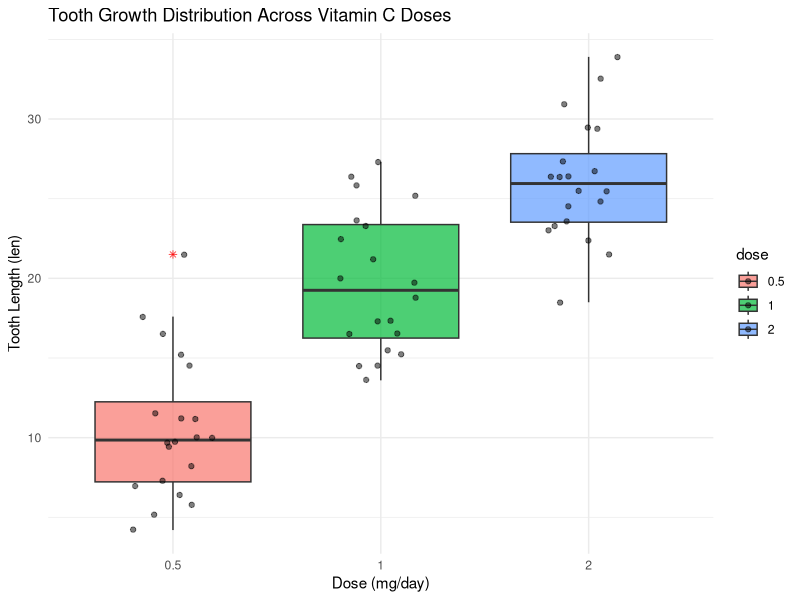
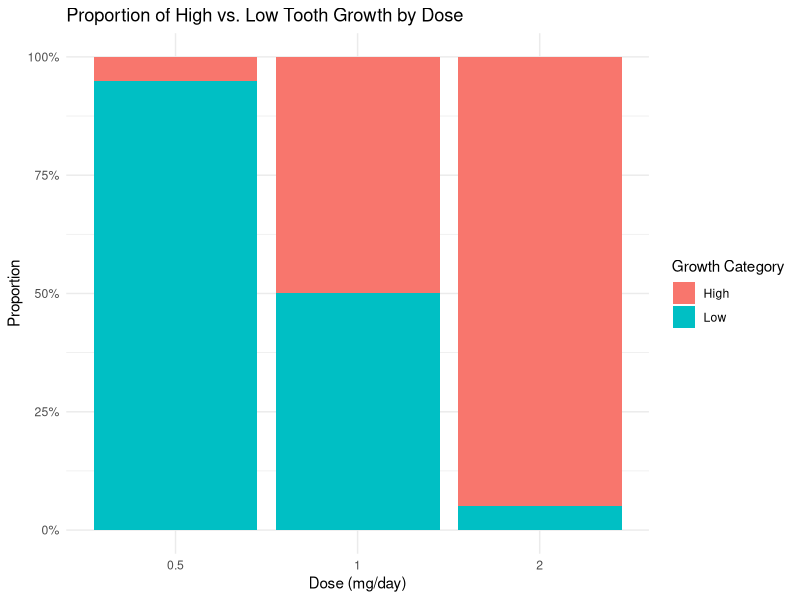

These charts were generated, in order, by the following R code:
# LOADING THE REQUIRED LIBRARIES
library(readr)
library(ggplot2)
library(dplyr)
library(tidyr)

# LOADING THE DATASET
data(ToothGrowth)
ToothGrowth

#INSPECTING THE DATASET
View(ToothGrowth)
glimpse(ToothGrowth)
summary(ToothGrowth)

# The dataset has three variables, len which represents Tooth length, supp which
# represents Supplement type and dose which represents Dose in milligrams per day

# CHANGING THE dose VARIABLE TO A FACTOR
ToothGrowth$dose <- as.factor(ToothGrowth$dose)

# len is a continuous variable
# supp is a categorical variable
# dose is a categorical variable

# looking for missing values in the dataset
colSums(is.na(ToothGrowth))

# QUESTION ONE
# Do guinea pigs receiving doses of 0.5 and 2 mg/day differ in mean 
# tooth-growth measurement?

# The response variable in this question is len (tooth-growth measurement)
# len is continuous

# The explanatory variable in this question is dose
# dose is categorical

# stating the hypotheses

# Null hypothesis
# There is no difference in mean tooth-growth measurement between 
# guinea pigs receiving a 0.5 mg/day dose and those receiving a 2 mg/day dose

# Alternative hypothesis
# There is a difference in mean tooth-growth measurement between 
# guinea pigs receiving a 0.5 mg/day dose and those receiving a 2 mg/day dose

# Statistical Test
# An independent two-sample t-test
# This test is suitable because we are comparing the means of a 
# continuous response variable between exactly two independent categorical groups

# Subset data for only 0.5 and 2.0 mg/day doses
q1_data <- subset(ToothGrowth, dose %in% c(0.5, 2.0))
q1_data$dose <- droplevels(q1_data$dose)

# Descriptive summaries
tapply(q1_data$len, q1_data$dose, summary)
tapply(q1_data$len, q1_data$dose, sd)

# Run the independent t-test
t.test(len ~ dose, data = q1_data)

# Boxplot comparing tooth length by dose
ggplot(ToothGrowth, aes(x = dose, y = len, fill = dose)) +
  geom_boxplot(alpha = 0.7, outlier.color = "red", outlier.shape = 8) +
  geom_jitter(width = 0.2, size = 1.5, alpha = 0.5) +
  theme_minimal() +
  labs(title = "Tooth Growth Distribution Across Vitamin C Doses",
       x = "Dose (mg/day)", y = "Tooth Length (len)")

# the two-sample Welch t-test comparing tooth length (len) between guinea pigs
# receiving 0.5 mg/day dose  and 2.0 mg/day dose of vitamin C yielded a 
# statistically significant result with p-value = 4.398e-14 < 0.001
# because the p-value is far below the standard significance threshold (alpha = 0.05), 
# we reject the null hypothesis that there is no difference 
# in mean tooth growth between the two dosage groups

# The difference is not just statistically significant; it is 
# exceptionally large in magnitude 
# increasing the vitamin C dose from 0.5 to 2.0 mg/day results in 
# an average tooth-growth jump of over 15 units (from a mean of 10.605 to 26.100)

# In relation to the research question, this confirms a massive dose-response 
# relationship. 
# Vitamin C is a critical catalyst for odontoblast activity 
# (the cells responsible for tooth formation in guinea pigs). 
# The box plot clearly demonstrates that increasing the dosage scales 
# tooth growth upward consistently, rather than resulting in random or negligible biological variation.


# QUESTION TWO
# Does mean tooth-growth measurement differ among the three dose levels?
# The response variable in this question is len(tooth-growth measurement)
# len is continuous

# The explanatory variable in this question is dose
# dose is categorical

# stating the hypotheses

# Null hypothesis
# Mean tooth-growth is the same across all three dose levels

# Alternative hypothesis
# At least one dose level has a different mean tooth growth from the others

# Statistical Test
# A One-way ANOVA (Analysis of Variance)
# This test is appropriate because we are comparing the means of a 
# continuous response variable across three independent categorical groups

# Descriptive summaries for all three groups
tapply(ToothGrowth$len, ToothGrowth$dose, summary)
tapply(ToothGrowth$len, ToothGrowth$dose, sd)

# Run the One-way ANOVA
q2_test <- aov(len ~ dose, data = ToothGrowth)
summary(q2_test)

# Check assumptions

# Normality of residuals
shapiro.test(residuals(q2_test))

# Homogeneity of variances (Equal variances)
bartlett.test(len ~ dose, data = ToothGrowth)

# A One-way ANOVA comparing mean tooth length (len) across the three vitamin C 
# dose levels (0.5, 1.0, and 2.0 mg/day) yields a highly significant F-statistic 
# with a p-value = 9.53e-16 < 0.001 
# Because the p-value is far below the standard significance threshold (alpha = 0.05), 
# we reject the null hypothesis that the mean tooth-growth measurement is 
# equal across all three dose levels

# From the box plot:
# Moving from left to right across the 0.5, 1.0, and 2.0 mg/day groups, 
# there is a clear, step-wise upward shift in both the median lines and the interquartile ranges.   
# The median tooth length sits near 10.5 for the 0.5 mg group.   
# It rises to approximately 19–21 for the 1.0 mg group.   
# It climbs further to roughly 27 for the 2.0 mg group. 

# The dispersion of data points within each group is relatively balanced, 
# and aside from a single upper outlier in the 0.5 mg group, 
# the distributions conform well to expected patterns without erratic skewness

# The ANOVA result, backed by the boxplot, proves that the relationship 
# is not binary (it's not just "low vs. high dose"). 
# Instead, every incremental increase in vitamin C dosage produces a proportional, 
# cumulative increase in tooth growth.

# In guinea pigs, vitamin C acts as an essential dietary requirement for 
# collagen synthesis and odontoblast development. 
# The progression visible in the box plot demonstrates a robust, 
# graded dose-response curve—higher systemic concentrations of vitamin C 
# systematically enhance dental tissue elongation in a predictable, 
# highly significant manner

# QUESTION THREE
# Is dose level associated with whether tooth growth is relatively high or low?

# The response variable is tooth growth category(high, low)
# The explanatory variable is dose

# tooth growth category is categorical
# dose is categorical

# stating the hypotheses

# Null hypothesis
# Dose level and tooth-growth category (high/low) are independent; 
# there is no association between them

# Alternative hypothesis
# There is an association between dose level and tooth-growth category

# Statistical Test
# A Chi-square test of independence. 
# This is suitable because we are testing for a relationship between two 
# categorical variables, evaluating if the observed frequencies in the 
# dose/growth categories deviate significantly from expected frequencies

# Create the categorical response variable based on the overall median
median_len <- median(ToothGrowth$len)
ToothGrowth$growth_cat <- ifelse(ToothGrowth$len >= median_len, "High", "Low")
ToothGrowth$growth_cat <- as.factor(ToothGrowth$growth_cat)

# Generate the contingency table (descriptive summary)
counts <- table(ToothGrowth$dose, ToothGrowth$growth_cat)
print(counts)

# Run the Chi-square test
q3_test <- chisq.test(counts)
print(q3_test)

# Inspect expected counts to ensure assumptions are met (>5)
print(q3_test$expected)

# Stacked Bar Chart of Dose against Growth Category
ggplot(ToothGrowth, aes(x = dose, fill = growth_cat)) +
  geom_bar(position = "fill") +
  scale_y_continuous(labels = scales::percent) +
  theme_minimal() +
  labs(title = "Proportion of High vs. Low Tooth Growth by Dose",
       x = "Dose (mg/day)", y = "Proportion", fill = "Growth Category")

# A Chi-square test of independence examining the relationship between 
# vitamin C dose levels (0.5, 1.0, and 2.0 mg/day) and 
# tooth growth category (High vs. Low, split at the overall median) 
# yields a highly significant result p-value = 9.214e-08 < 0.001

# Because the p-value falls below the standard significance threshold 
# (alpha = 0.05), 
# we reject the null hypothesis that dose level and relative tooth-growth 
# category are independent

# From the stacked bar chart
# Across the three dose columns, the balance of Low versus High growth shifts 
# almost completely   
# At 0.5 mg/day: The bar is mostly dominated by the Low growth category 
# At 1.0 mg/day: The proportion splits right down the middle at roughly 50% Low 
# and 50% High growth.   
# At 2.0 mg/day: The trend reverses entirely, with the bar being mostly 
# dominated by the High growth category

# The chi-square test and the visual graphic together prove that categorizing 
# tooth growth into relative thresholds reveals a powerful, 
# predictable dependency on dietary intake

# Shifting from a low dose (0.5 mg/day) to a high dose (2.0 mg/day) does not 
# merely shift a continuous average; it guarantees whether an individual
# guinea pig will fall above or below the population's median tooth-growth
# benchmark. 
# This reinforces the biological reality that vitamin C is a vital 
# threshold-dependent nutrient for odontoblast development and 
# dental elongation in guinea pigs.
